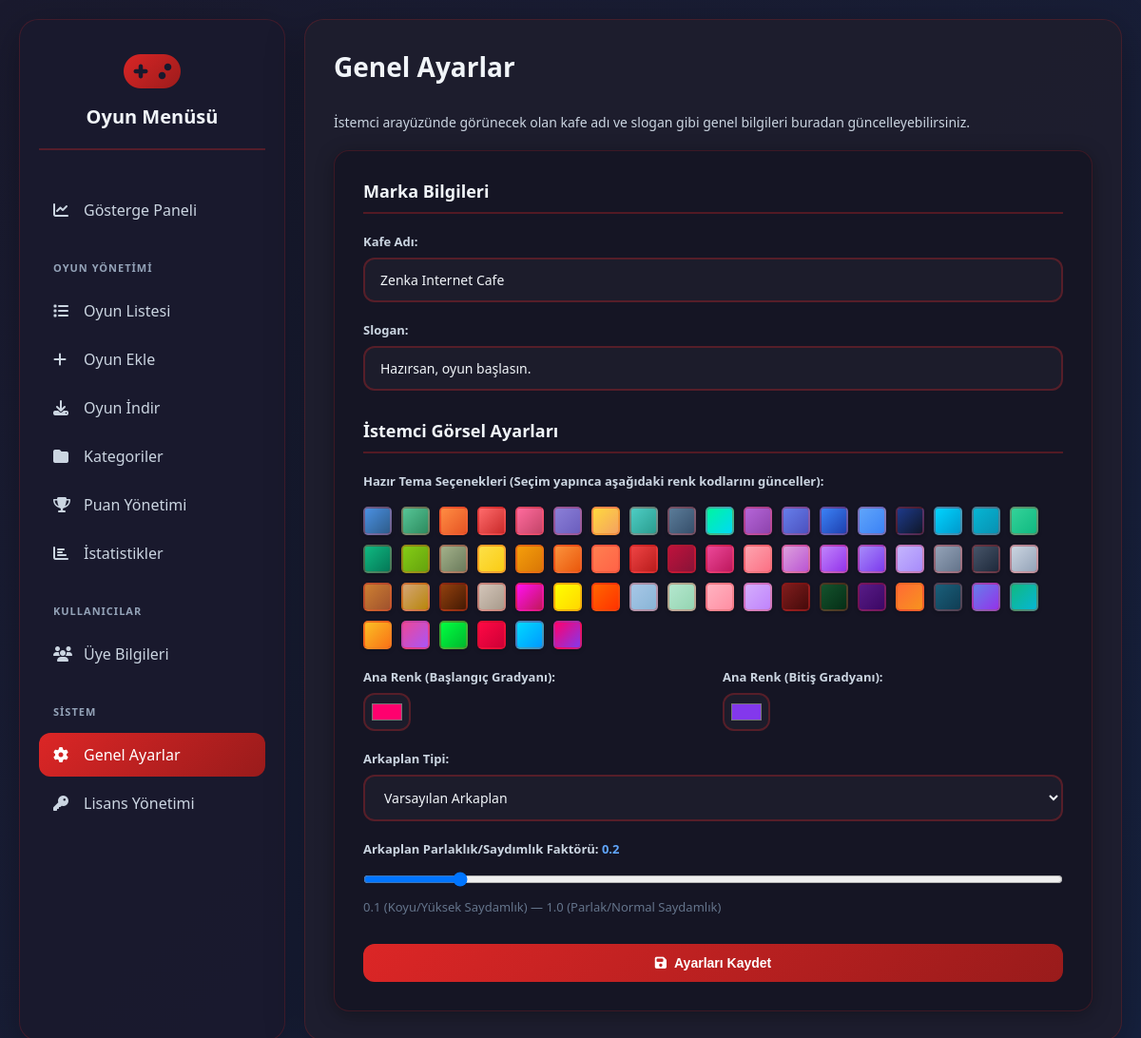
Before: /admin/settings with the older database file.
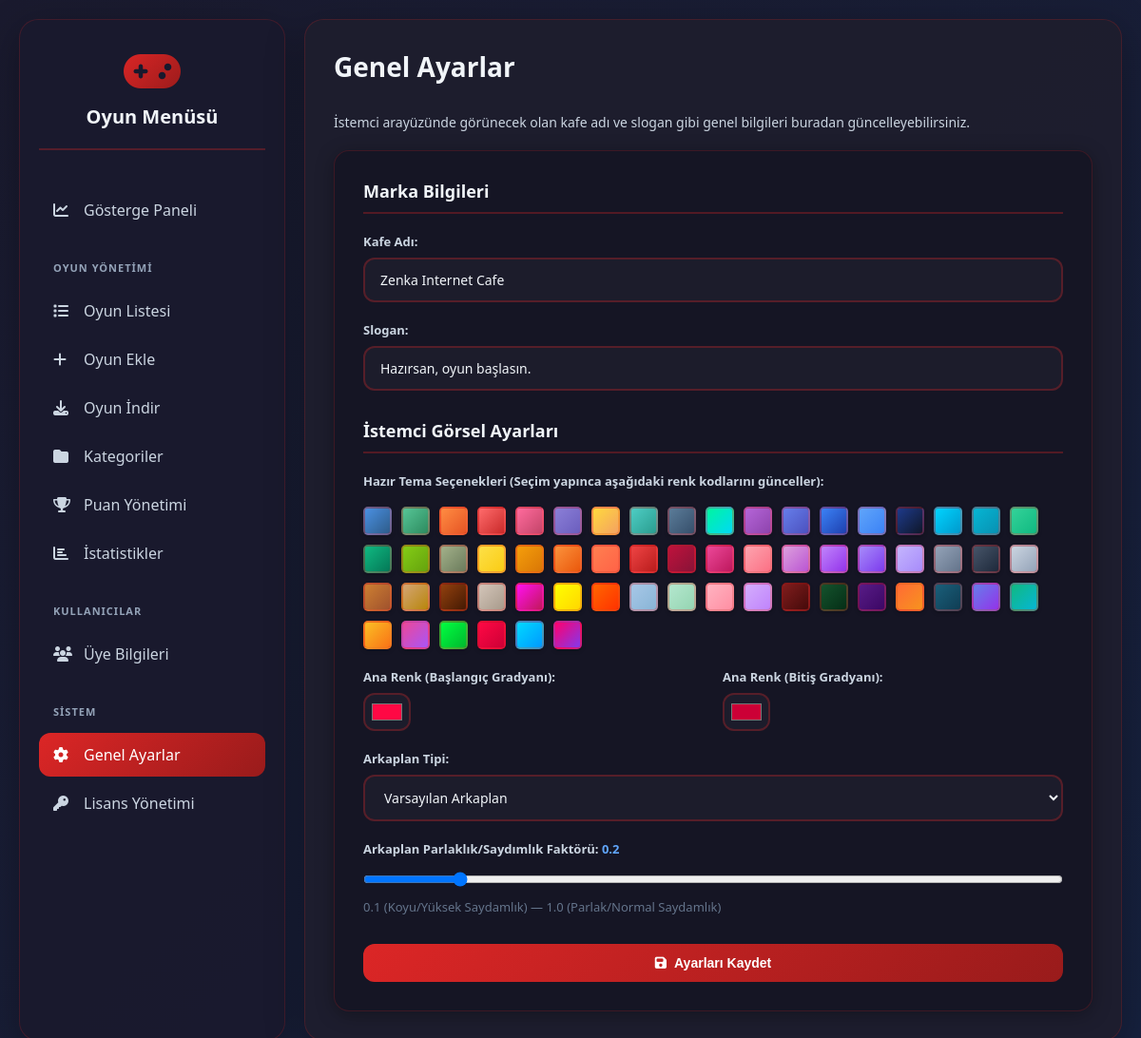
After: the same page with the newer database file.
### tables this page shows
CREATE TABLE settings (
            key TEXT PRIMARY KEY,
            value TEXT
        );

### app.py (the view, shortened to what this page needs)
@app.route('/admin/settings', methods=['GET', 'POST'])
def general_settings():
    settings = get_all_settings()
    settings.setdefault('cafe_name', 'Zenka Internet Cafe')
    settings.setdefault('slogan', 'Hazırsan, oyun başlasın.')
    settings.setdefault('background_type', 'default')
    settings.setdefault('background_file', '')
    settings.setdefault('background_opacity_factor', '1.0')
    settings.setdefault('primary_color_start', '#667eea')
    settings.setdefault('primary_color_end', '#764ba2')
    return render_template('general_settings.html', settings=settings)

### app.py (called while the page is built)
def get_db_connection():
    conn = sqlite3.connect(DATABASE, check_same_thread=False)
    conn.row_factory = sqlite3.Row
    return conn

def get_all_settings():
    conn = get_db_connection()
    settings_cursor = conn.execute('SELECT key, value FROM settings').fetchall()
    conn.close()
    return {row['key']: row['value'] for row in settings_cursor}

### templates/general_settings.html (shortened to what this page needs)
{% extends 'base_admin.html' %}
{% block content %}
    <div class="header">
        <h1>Genel Ayarlar</h1>
    </div>
    <p style="color: #cbd5e1; font-size: 14px; margin-bottom: 20px;">İstemci arayüzünde görünecek olan kafe adı ve slogan gibi genel bilgileri buradan güncelleyebilirsiniz.</p>
    <div class="form-container">
        <form method="POST" enctype="multipart/form-data">
            <div class="section-title">Marka Bilgileri</div>
            <div class="form-grid">
                <div class="form-group full-width">
                    <label for="cafe_name">Kafe Adı:</label>
                    <input type="text" id="cafe_name" name="cafe_name" value="{{ settings.cafe_name }}" required>
                </div>
                <div class="form-group full-width">
                    <label for="slogan">Slogan:</label>
                    <input type="text" id="slogan" name="slogan" value="{{ settings.slogan }}">
                </div>
            </div>
            <div class="section-title" style="margin-top: 30px;">İstemci Görsel Ayarları</div>
            <div class="form-grid">
                <div class="form-group full-width">
                    <label>Hazır Tema Seçenekleri (Seçim yapınca aşağıdaki renk kodlarını günceller):</label>
                    <div id="preset-container" class="preset-container" style="display: flex; flex-wrap: wrap; gap: 10px; margin-top: 10px;">
                    </div>
                </div>
                <div class="form-group">
                    <label for="primary_color_start">Ana Renk (Başlangıç Gradyanı):</label>
                    <input type="color" name="primary_color_start" id="primary_color_start" value="{{ settings.primary_color_start }}" class="color-input" style="height: 40px !important; padding: 5px !important;">
                </div>
                <div class="form-group">
                    <label for="primary_color_end">Ana Renk (Bitiş Gradyanı):</label>
                    <input type="color" name="primary_color_end" id="primary_color_end" value="{{ settings.primary_color_end }}" class="color-input" style="height: 40px !important; padding: 5px !important;">
                </div>
                <div class="form-group full-width">
                    <label for="background_type">Arkaplan Tipi:</label>
                    <select name="background_type" id="background_type" onchange="toggleBackgroundUpload()">
                        <option value="default" {% if settings.background_type == 'default' %}selected{% endif %}>Varsayılan Arkaplan</option>
                    </select>
                </div>
                <div class="form-group full-width">
                    <label for="background_opacity_factor">
                        Arkaplan Parlaklık/Saydımlık Faktörü:
                        <span id="opacity_display" style="font-weight: bold; color: #60a5fa;">
                            {{ "%.1f"|format(settings.background_opacity_factor|float) }}
                        </span>
                    </label>
                    <input type="range"
                           name="background_opacity_factor"
                           id="background_opacity_factor"
                           min="0.1"
                           max="1.0"
                           step="0.1"
                           value="{{ settings.background_opacity_factor }}"
                           oninput="document.getElementById('opacity_display').textContent = parseFloat(this.value).toFixed(1)"
                           style="width: 100%; height: 30px;">
                    <p class="file-prompt" style="margin-top: 5px; color: #64748b; font-size: 13px;">0.1 (Koyu/Yüksek Saydamlık) &mdash; 1.0 (Parlak/Normal Saydamlık)</p>
                </div>
            </div>
            <button type="submit" class="btn btn-primary" style="width: 100%; margin-top: 20px;">
                <i class="fas fa-save"></i>
                Ayarları Kaydet
            </button>
        </form>
    </div>
{% endblock %}

Changed rows visible on the page:
changed settings (number 3 of 6 on the later page): primary_color_start "#ff006e" → "#ff0844"
changed settings (number 4 of 6 on the later page): primary_color_end "#8338ec" → "#cc0036"
